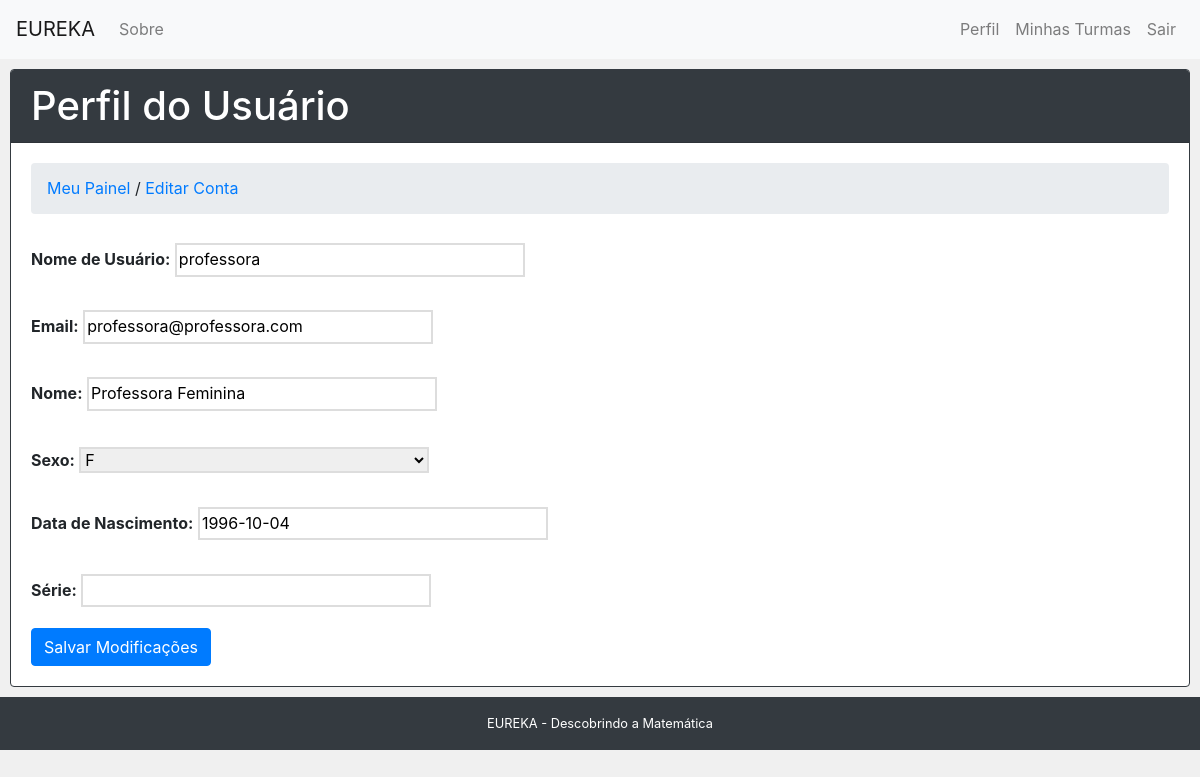
Before: /editar_usuario/ (signed in) with the older database file.
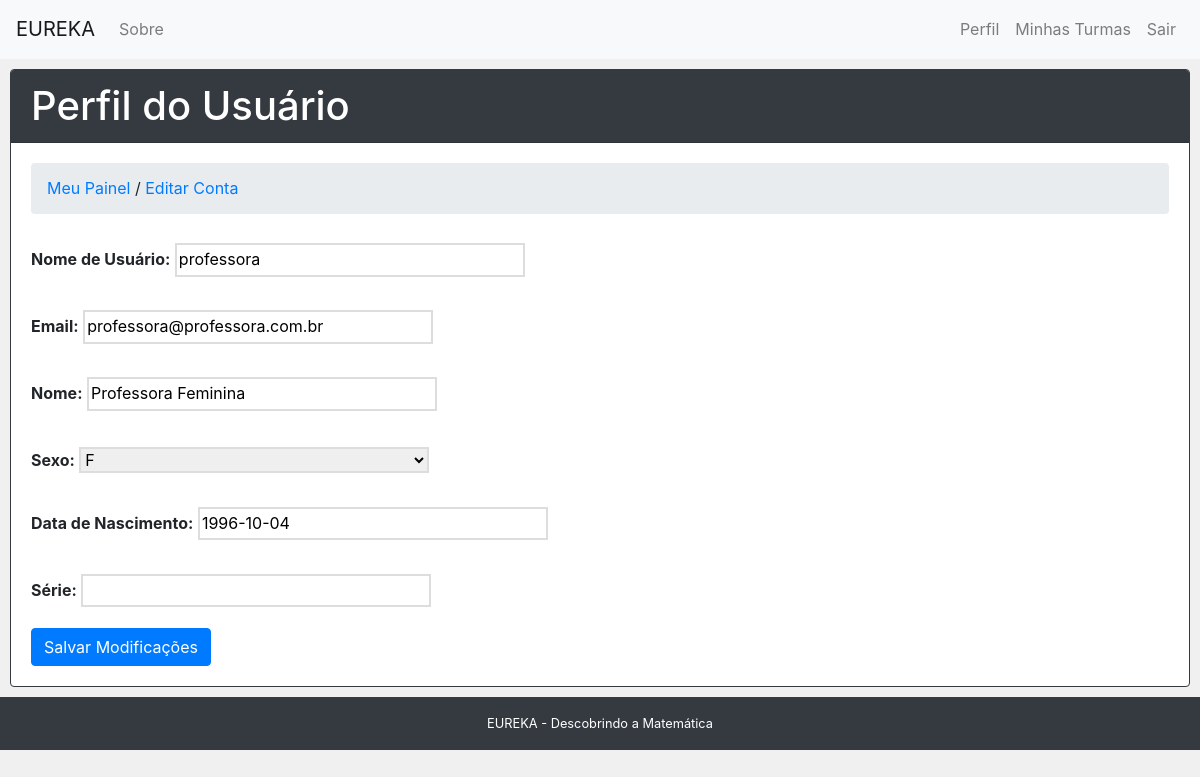
After: the same page with the newer database file.
### core/models.py (models this page shows)
class Usuario(AbstractBaseUser, PermissionsMixin):
	USER_OPTIONS = (
		('PROFESSOR', 'Professor'),
		('ALUNO', 'Aluno'),
	)
	GENDER_OPTIONS = (
		('MASCULINO', 'M'),
		('FEMININO', 'F'),
	)
	username = models.CharField('Nome de Usuário', max_length=30, unique=True, validators = [validators.RegexValidator(re.compile('^[\w.@+-]+$'), 'O nome de usuário só pode conter letras, dígitos ou os seguintes caracteres @/./+/-/_', 'invalid')])
	name = models.CharField('Nome', max_length=100)
	gender = user_type = models.CharField('Sexo', max_length=9, choices=GENDER_OPTIONS, default='MASCULINO')
	birth_date = models.DateField('Data de Nascimento', null=True, blank = True)
	grade = models.IntegerField('Série', validators=[MaxValueValidator(9), MinValueValidator(1)], null=True, blank = True)
	email = models.EmailField('Email', max_length=256, blank=True, unique=True)
	user_type = models.CharField('Tipo', max_length=9, choices=USER_OPTIONS, default='ALUNO')
	created_at = models.DateTimeField('Criado em', auto_now_add=True)
	updated_at = models.DateTimeField('Atualizado em', auto_now=True)
	is_active = models.BooleanField('Esta ativo?', blank=True, default=True)
	is_staff = models.BooleanField('Admin', blank=True, default=False)
	date_joined = models.DateTimeField('Data de cadastro', auto_now_add=True)
	objects = UserManager()
	USERNAME_FIELD = 'username'
	REQUIRED_FIELDS = ['email','name','gender','birth_date','user_type']
	def __str__(self):
		return self.name
	class Meta:
		verbose_name = 'Usuário'
		verbose_name_plural = 'Usuários'

### core/views.py (the view)
# urls.py: path('editar_usuario/', views.editar_usuario, name='editar_usuario'),
@login_required
def editar_usuario(request):
	context = {}
	if request.method == 'POST':
		form = FormularioEditarConta(request.POST, instance = request.user)
		if form.is_valid():
			form.save()
			messages.success(request, 'Os dados foram alterados com sucesso')
			redirect('usuario')
	else:
		form = FormularioEditarConta(instance = request.user)
	context ['form'] = form
	return render(request,'editar_usuario.html', context)

### core/forms.py
class FormularioEditarConta(forms.ModelForm):
	class Meta:
		model = User
		fields = ['username','email','name','gender','birth_date','grade']

### core/templates/editar_usuario.html (shortened to what this page needs)
{% extends "usuario.html" %}
{% block breadcrumb %}
    {{ block.super }}
    <li>&nbsp;/&nbsp;</li>
    <li><a href="{% url 'editar_usuario' %}">Editar Conta</a></li>
{% endblock %}
{% block dashboard_content %}
<form class="pure-form pure-form-stacked" method="post">
    <fieldset>
        {% for field in form %}
        <div class="pure-control-group">
            {{ field.label_tag }}
            {{ field }}
        </div>
        {% endfor %}
        <div class="pure-controls">
            <button type="submit" class="btn btn-primary">Salvar Modificações</button>
        </div>
    </fieldset>
</form>
{% endblock %}

### core/templates/usuario.html (shortened to what this page needs)
{% extends "base.html" %}
{% load version %}
{% block content %}
<div class="card cardEspecial">
    <div class="card-header bg-dark text-white">
        <h1>Perfil do Usuário</h1>
    </div>
    <div class="card-body">
        <div class="pure-u-1">
            <ul class="breadcrumb">
                {% block breadcrumb %}
                <li><a href="{% url 'usuario' %}">Meu Painel</a></li>
                {% endblock %}
            </ul>
        </div>
        <div>
            {% block dashboard_content %}{% endblock %}
        </div>
    </div>
</div>
{% endblock %}

### core/templates/base.html (shortened to what this page needs)
<!doctype html>
{% load static %}
<html lang="en">
<head>
	<link rel="stylesheet" href="http://yui.yahooapis.com/pure/0.3.0/pure-min.css">
	<link rel="stylesheet" href="https://maxcdn.bootstrapcdn.com/bootstrap/4.1.3/css/bootstrap.min.css"/>
	<link rel="stylesheet" href="{% static 'css/styles.css' %}" />
</head>
<body style="background-color: #F0F0F0;">
<nav class="navbar navbar-expand-md navbar-light bg-light">
    <a class="navbar-brand abs" href="{% url 'home' %}">EUREKA</a>
    <div class="navbar-collapse collapse" id="collapsingNavbar">
        <ul class="navbar-nav">
            <li class="nav-item">
                <a class="nav-link" href="{% url 'sobre' %}">Sobre</a>
            </li>
        </ul>
        <ul class="navbar-nav ml-auto">
            {% if user.is_authenticated %}
	            <li class="nav-item">
	                <a class="nav-link" href="{% url 'usuario' %}">Perfil</a>
	            </li>
	            <li class="nav-item">
	                <a class="nav-link" href="{% url 'index' %}">Minhas Turmas</a>
            	</li>
	            <li class="nav-item">
	                <a class="nav-link" href="{% url 'logout' %}">Sair</a>
	            </li>
	        {% else %}
	            <li class="nav-item">
	                <a class="nav-link" href="{% url 'login' %}">Entrar</a>
	            </li>
	        {% endif %}
        </ul>
    </div>
</nav>
<div class="content">
	{% block content %}{% endblock %}
	<div class="footer">
		EUREKA - Descobrindo a Matemática
	</div>
</div>
</body>
</html>

### core/static/css/styles.css (style rules this page uses)
* { -webkit-box-sizing: border-box; -moz-box-sizing: border-box; box-sizing: border-box; }
body { margin: 0 auto; line-height: 1.7em; }
.footer { background: #2d3e50; color: #fff; text-align: center; padding: 1em; font-size: 80%; }
.pure-form label { margin: 1em 0 0; font-weight: bold; font-size: 100%; }
.pure-form input[type], textarea, select { border: 2px solid #ddd; box-shadow: none; font-size: 100%; width: 100%; max-width: 350px; margin-bottom: 0.3em; }
.pure-form .pure-control-group { margin-bottom: 1em; }
.footer { background: #343a40; color: white; text-align: center; padding: 1em; font-size: 80%; }
.card { margin-left: 10px; margin-right: 10px; margin-top: 10px; margin-bottom: 10px; border-style: solid; border-color: #343a40; border-width: 1px; }
.cardEspecial { margin-left: 10px; margin-right: 10px; margin-top: 10px; margin-bottom: 10px; }
.cardEspecial h1 { margin-top: 0px; margin-bottom: 0px; }

Changed rows visible on the page:
changed Usuario "professora": email "professora@professora.com" → "professora@professora.com.br"
